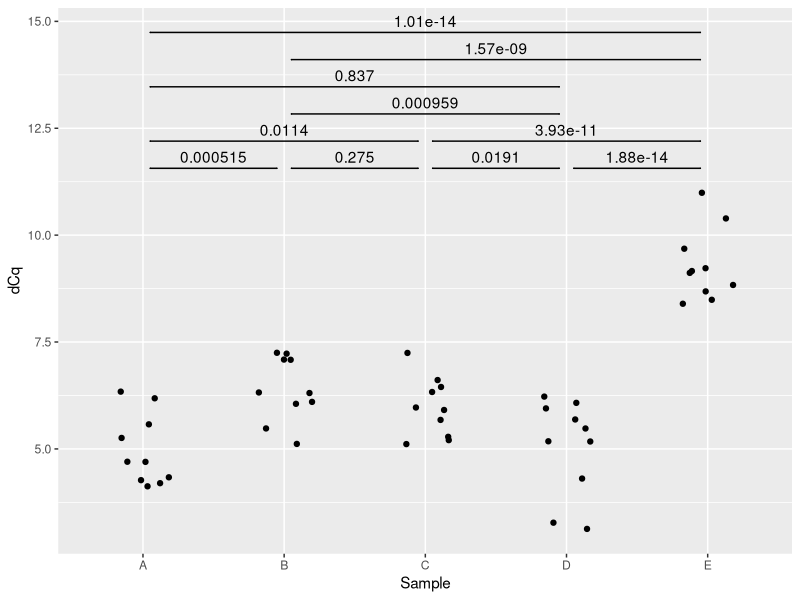

Generate this figure with R:
library(tidyverse)
library(ggpubr)

df <- data.frame(
    Sample = rep(c("A", "B", "C", "D", "E"), each = 10),
    dCq = c(
        rnorm(10, mean = 5, sd = 1),
        rnorm(10, mean = 7, sd = 1),
        rnorm(10, mean = 6, sd = 1),
        rnorm(10, mean = 5.2, sd = 1),
        rnorm(10, mean = 9, sd = 1)
    )
)

# Adjust y-positions of significance bars to minimize height
adjust_y_position <- function(res, y_base = NULL, step = NULL) {
    # Calculate bar width and sort by width (shorter bars first, then by xmin)
    res <- res |> 
        mutate(.row_id = row_number(),
               .width = xmax - xmin) |>
        arrange(.width, xmin)
    
    # Calculate step from existing y.positions if not provided
    if (is.null(step)) {
        unique_y <- sort(unique(res$y.position))
        if (length(unique_y) > 1) {
            step <- min(diff(unique_y))
        } else {
            step <- 0.5  # fallback
        }
    }
    
    # Use minimum y.position as base if not provided
    if (is.null(y_base)) {
        y_base <- min(res$y.position)
    }
    
    n <- nrow(res)
    levels <- integer(n)  # Track which level each bar is assigned to
    level_ends <- numeric()  # Track the xmax of the rightmost bar at each level
    
    for (i in seq_len(n)) {
        xmin_i <- res$xmin[i]
        
        # Find the lowest level where this bar doesn't overlap
        assigned_level <- NA
        for (lvl in seq_along(level_ends)) {
            if (level_ends[lvl] <= xmin_i) {
                # No overlap - can use this level (allows shared endpoints)
                assigned_level <- lvl
                level_ends[lvl] <- res$xmax[i]
                break
            }
        }
        
        # If no existing level works, create a new one
        if (is.na(assigned_level)) {
            level_ends <- c(level_ends, res$xmax[i])
            assigned_level <- length(level_ends)
        }
        
        levels[i] <- assigned_level
    }
    
    # Assign y-positions based on levels
    res$y.position <- y_base + (levels - 1) * step
    
    # Restore original order and remove temp columns
    res <- res |> 
        arrange(.row_id) |>
        select(-.row_id, -.width)
    
    return(res)
}

res <- df |>
    rstatix::pairwise_t_test(
        dCq ~ Sample,
        p.adjust.method = "none"
        ) %>%
    rstatix::add_xy_position(x = "Sample")

res.1 <- adjust_y_position(res)

ggplot() +
    geom_jitter(data = df, aes(x = Sample, y=  dCq), width = 0.2) +
    ggsignif::geom_signif(data = res.1, aes(xmin = group1, xmax = group2, y_position = y.position, annotations = p.adj),
                          manual = T, inherit.aes = F,
                          tip_length = 0, extend_line = -0.01 #vjust = 0.5
                          )


    stat_pvalue_manual(data = res.1,bracket.shorten = 0.1, tip.length = 0)
    
